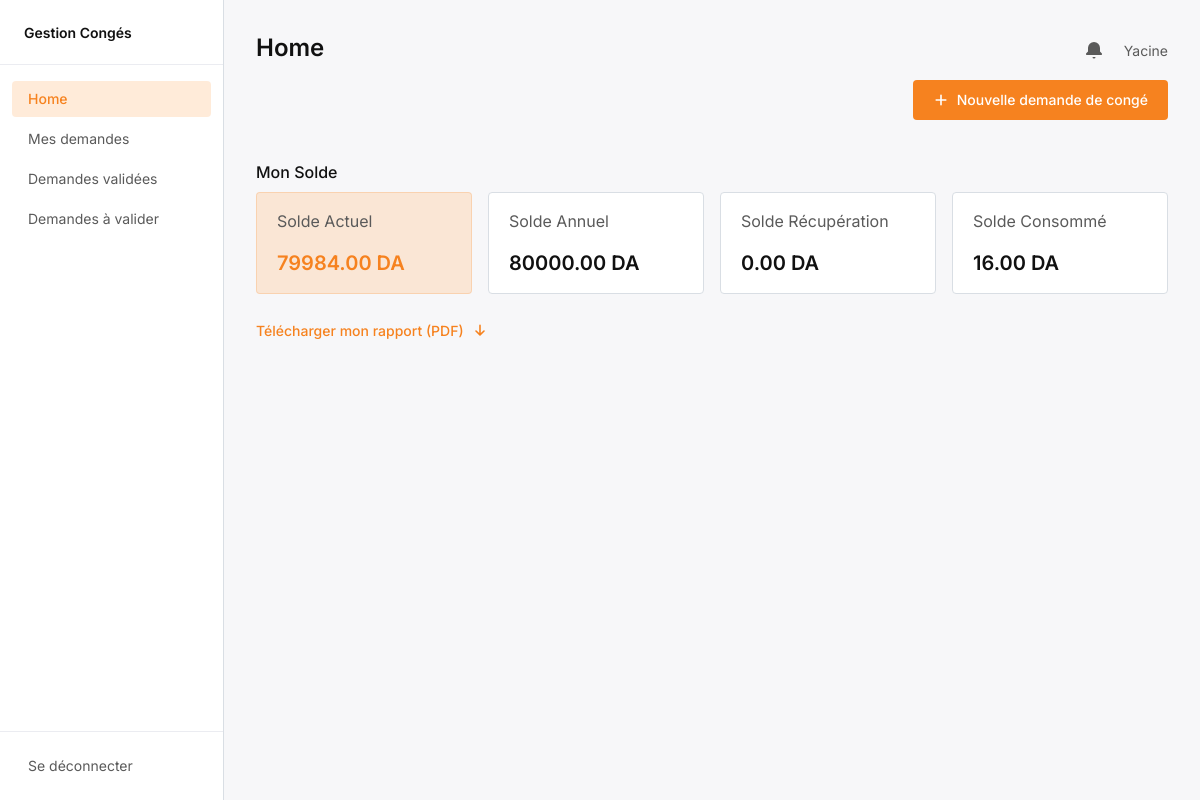
Screenshot of / (signed in) with the database file from the repository.
### conges/models.py (models this page shows, shortened)
class Employe(models.Model):
    nom=models.CharField(max_length=40)
    fonction=models.CharField(max_length=40)
    user=models.OneToOneField(
      User,
      on_delete=models.CASCADE,
      null=True,
      blank=True,
      related_name='employe',
    )
    def get_hierarchie(self):
        employe_role = self.role.first()
        if not employe_role:
            return None
        groupe = employe_role.groupe
        departement = employe_role.dep or (groupe.depratement if groupe else None)
        direction = employe_role.direction or (departement.direction if departement else None)
        chef_groupe = None
        if groupe:
            cg_role = EmployeRole.objects.filter(role__name='CG', groupe=groupe).first()
            chef_groupe = cg_role.employe if cg_role else None
        chef_departement = None
        if departement:
            cd_role = EmployeRole.objects.filter(role__name='CD', dep=departement).first()
            chef_departement = cd_role.employe if cd_role else None
        chef_direction = None
        if direction:
            dir_role = EmployeRole.objects.filter(role__name='DIR', direction=direction).first()
            chef_direction = dir_role.employe if dir_role else None
        return {
            'groupe': groupe,
            'chef_groupe': chef_groupe,
            'departement': departement,
            'chef_departement': chef_departement,
            'direction': direction,
            'chef_direction': chef_direction,
        }
    def get_role(self):
        employe_role=self.role.first()
        return employe_role.role.name if employe_role else None

class Solde(models.Model):
        employe=models.OneToOneField(
          Employe,
          on_delete=models.CASCADE,
          related_name='solde'
        )
        solde_annuel = models.DecimalField(max_digits=10, decimal_places=2)
        solde_recuperation = models.DecimalField(max_digits=10,decimal_places=2)
        solde_consomme = models.DecimalField(max_digits=10, decimal_places=2)
        jours_consommes = models.DecimalField(max_digits=6, decimal_places=0, default=0)
        @property
        def solde_actuel(self):
           return self.solde_annuel + self.solde_recuperation - self.solde_consomme

### conges/views.py (the view, shortened to what this page needs)
# urls.py: path('', views.home, name='home'),
@login_required
def home(request):
    employe = getattr(request.user, 'employe', None)
    if not employe:
        messages.error(request, "Aucun profil employé associé à ce compte.")
        return redirect('login')
    if employe.get_role() in ['DRH', 'CD', 'DIR']:
        return redirect('dashboard')
    solde = getattr(employe, 'solde', None)
    solde_form = None
    demande_courante = DemandeConge.objects.filter(
        name_employee=employe,
        statue__in=['EN_ATT_RMP', 'EN_ATT_VA']
    ).order_by('-dateCreation').first()
    remplacements_en_attente = DemandeConge.objects.filter(
        name_remplacent=employe,
        statue='EN_ATT_RMP'
    ).order_by('-dateCreation')
    notifications_recentes = Notification.objects.filter(
        employe=employe
    ).order_by('-dateCreation', '-id')[:5]
    demandes_a_valider = []
    role = employe.get_role()
    if role in ['ES','CG', 'CD', 'DIR']:
        demandes_a_valider = [
            d for d in DemandeConge.objects.filter(niveau_validation=role, statue='EN_ATT_VA')
            if employe.meme_equipe(d.name_employee)
        ]
    return render(request, 'conges/home.html', {
        'solde': solde,
        'solde_form': solde_form,
        'demande_courante': demande_courante,
        'remplacements_en_attente': remplacements_en_attente,
        'notifications_recentes': notifications_recentes,
        'demandes_a_valider': demandes_a_valider,
    })

### conges/context_processors.py (called while the page is built)
def employe_hierarchie(request):
    employe = getattr(request.user, 'employe', None) if request.user.is_authenticated else None
    return {
        'hierarchie': employe.get_hierarchie() if employe else None
    }

### conges/templates/conges/home.html (shortened to what this page needs)
{% extends 'conges/base.html' %}
{% block content %}
<div class="flex min-h-screen">
 {% include 'conges/_sidebar.html' %}
<main class="flex-1 px-8 py-8">
    <div class="flex items-start justify-between mb-8">
        <h1 class="text-2xl font-semibold">Home</h1>
        <div class="flex flex-col items-end gap-3">
            <div class="flex items-center gap-3">
    {% include 'conges/_notif_bell.html' %}
    {% include 'conges/_employe_info.html' %}
</div>
            <a href="{% url 'nouvelle_demande' %}"
               class="inline-flex items-center gap-2 bg-primary hover:bg-primary-light text-white font-medium rounded px-5 py-2.5 text-sm transition-colors">
                <svg xmlns="http://www.w3.org/2000/svg" class="w-4 h-4" viewBox="0 0 20 20" fill="currentColor">
                <path fill-rule="evenodd" d="M10 3a1 1 0 011 1v5h5a1 1 0 110 2h-5v5a1 1 0 11-2 0v-5H4a1 1 0 110-2h5V4a1 1 0 011-1z" clip-rule="evenodd" />
                </svg>
               Nouvelle demande de congé
            </a>
        </div>
    </div>
        {% if solde %}
        <h2 class="py-2 font-medium">Mon Solde</h2>
        <div class="grid grid-cols-4 gap-4 mb-6">
            <div class="bg-primary-pale/40 border border-primary/20 rounded px-5 py-4">
                <p class="text-xm text-neutral-400 mb-4">Solde Actuel</p>
                <p class="text-xl font-semibold text-primary">{{ solde.solde_actuel }} DA</p>
            </div>
            <div class="bg-white border border-neutral-200 rounded px-5 py-4">
                <p class="text-xm text-neutral-400 mb-4">Solde Annuel</p>
                <p class="text-xl font-semibold">{{ solde.solde_annuel }} DA</p>
            </div>
            <div class="bg-white border border-neutral-200 rounded px-5 py-4">
                <p class="text-xm text-neutral-400 mb-4">Solde Récupération</p>
                <p class="text-xl font-semibold">{{ solde.solde_recuperation }} DA</p>
            </div>
            <div class="bg-white border border-neutral-200 rounded px-5 py-4">
                <p class="text-xm text-neutral-400 mb-4">Solde Consommé</p>
                <p class="text-xl font-semibold">{{ solde.solde_consomme }} DA</p>
            </div>
        </div>
        {% endif %}
        {% if solde %}
<a href="{% url 'rapport_solde_historique' %}"
   class="inline-flex items-center gap-2 text-sm font-medium text-primary hover:text-primary-light transition-colors">
    Télécharger mon rapport (PDF)
    <svg xmlns="http://www.w3.org/2000/svg" class="w-4 h-4" viewBox="0 0 20 20" fill="currentColor">
        <path fill-rule="evenodd" d="M10 2a1 1 0 011 1v9.586l3.293-3.293a1 1 0 111.414 1.414l-5 5a1 1 0 01-1.414 0l-5-5a1 1 0 111.414-1.414L9 12.586V3a1 1 0 011-1z" clip-rule="evenodd" />
    </svg>
</a>
{% endif %}
    </main>
</div>
{% endblock %}

### conges/templates/conges/_employe_info.html (shortened to what this page needs)
<div class="relative inline-block">
    <button onclick="document.getElementById('employe-info-dropdown').classList.toggle('hidden')"
            class="text-sm text-neutral-400 hover:text-[#111111]">
        {{ user.employe.nom }}
    </button>
</div>

### rows the page displays
Solde: solde_actuel "79984.00", solde_annuel "80000.00", solde_recuperation "0.00", solde_consomme "16.00"

### other values shown
{{ user.employe.nom }} "Yacine"
